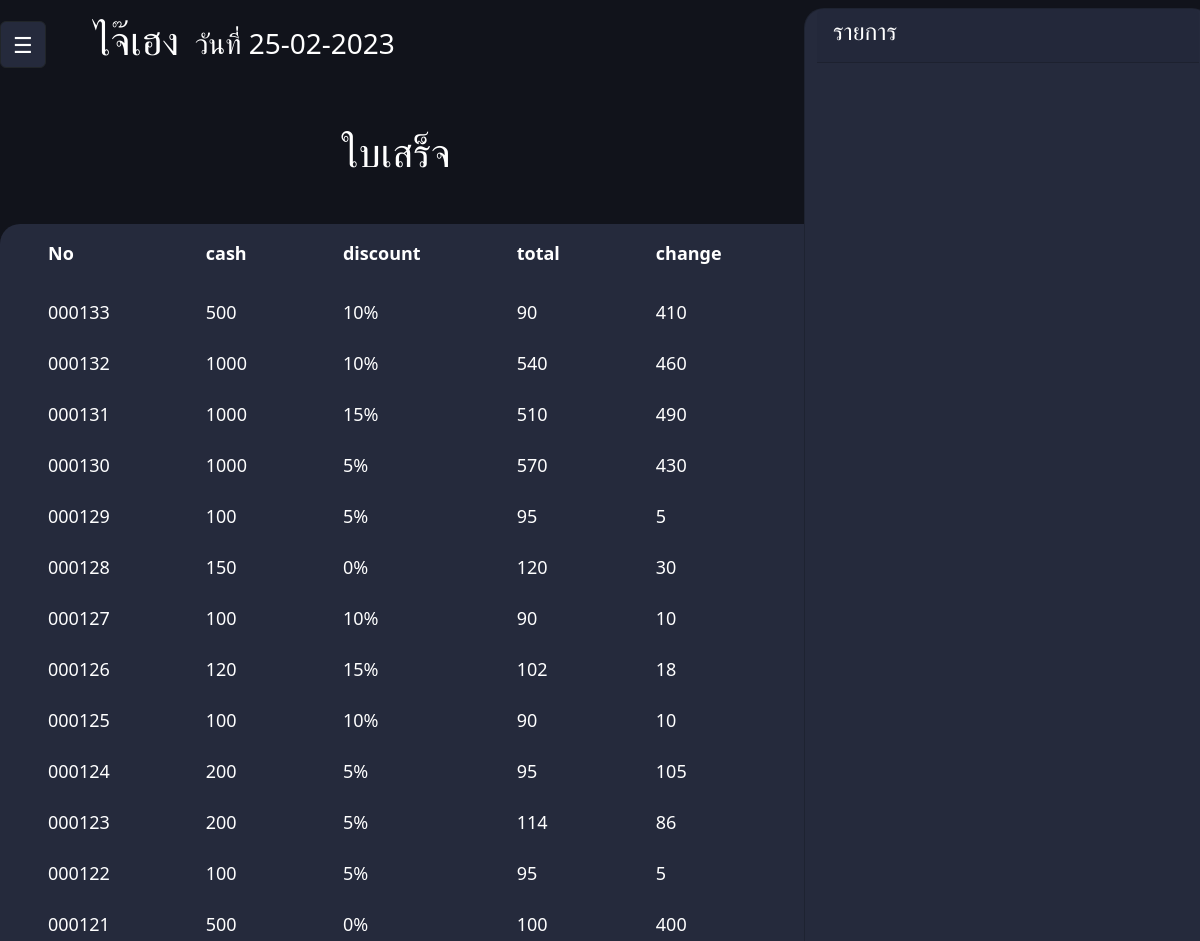
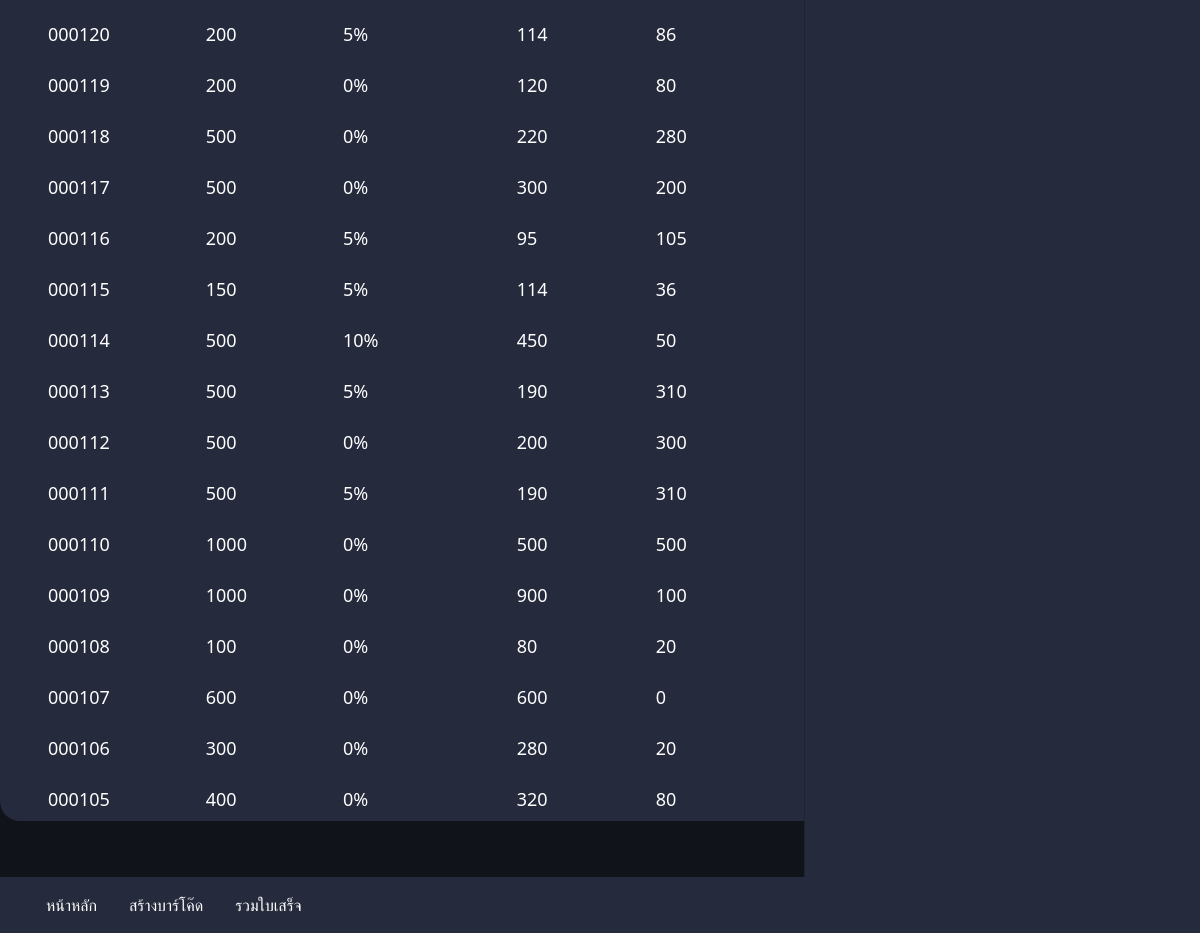
The page /new-pos/receipt.php on the database its author committed (2 pictures, top to bottom).
### tables this page shows
CREATE TABLE `order_details` (
  `od_id` int(6) UNSIGNED ZEROFILL NOT NULL,
  `cash` int(6) NOT NULL,
  `discount` text NOT NULL,
  `total` int(6) NOT NULL,
  `change` int(6) NOT NULL,
  `status` enum('cancel','success') NOT NULL,
  `date` date NOT NULL,
  `month` varchar(8) NOT NULL,
  `time` time NOT NULL
);

### new-pos/dbcontroller.php (called while the page is built, shortened)
<?php
class DBController {
	private $host = "localhost";
	private $user = "root";
	private $password = "";
	private $database = "pos";
	private $conn;
	function __construct() {
		$this->conn = $this->connectDB();
	}
	function connectDB() {
		$conn = mysqli_connect($this->host,$this->user,$this->password,$this->database);
		return $conn;
	}
	function runQuery($query) {
		$result = mysqli_query($this->conn,$query);
		while($row=mysqli_fetch_assoc($result)) {
			$resultset[] = $row;
		}
		if(!empty($resultset))
			return $resultset;
	}
}
?>

### new-pos/receipt.php (the view, shortened to what this page needs)
<?php
require 'header.php';
$sql_od = "SELECT * FROM order_details ORDER BY order_details.od_id DESC;";
$DB_recipt = $db_handle->runQuery($sql_od);
?>
<h1 class="text-center my-5">
    ใบเสร็จ
</h1>
<div class="mb-5 pb-5 mt-2">
    <table class="table table-dark table-borderless table-hover bg-second r-2">
        <thead>
            <tr>
                <th scope="col" class="py-3 px-5">No</th>
                <th scope="col" class="py-3 px-5">cash</th>
                <th scope="col" class="py-3 px-5">discount</th>
                <th scope="col" class="py-3 px-5">total</th>
                <th scope="col" class="py-3 px-5">change</th>
                <th scope="col" class="py-3 px-5">status</th>
            </tr>
        </thead>
        <tbody class="hv-50">
            <?php
            if (!empty($DB_recipt)) {
                foreach ($DB_recipt as $key => $value) {
            ?>
                    <tr class="tablinks" onclick="openCity(event, '<?php echo $DB_recipt[$key]['od_id']; ?>')">
                        <td class="pt-3 px-5"><?php echo $DB_recipt[$key]["od_id"]; ?></td>
                        <td class="pt-3 px-5"><?php echo $DB_recipt[$key]["cash"]; ?></td>
                        <td class="pt-3 px-5"><?php echo $DB_recipt[$key]["discount"]; ?></td>
                        <td class="pt-3 px-5"><?php echo $DB_recipt[$key]["total"]; ?></td>
                        <td class="pt-3 px-5"><?php echo $DB_recipt[$key]["change"]; ?></td>
                        <td class="pt-2 pb-2 px-5"><?php echo $DB_recipt[$key]["status"]; ?></td>
                    </tr>
            <?php
                }
            }
            ?>
        </tbody>
    </table>
</div>
</div>
<div class="col-6 col-md-4 bg-second r-2 card text-white">
    <div class="card-header">
        <h4>
            รายการ
        </h4>
    </div>
    <div class="card-body">
    </div>
</div>
<?php require 'footer.php'; ?>

### new-pos/header.php (shortened to what this page needs)
<!DOCTYPE html>
<html lang="en">
<head>
    <link rel="stylesheet" href="bootstrap-5.2.3/css/bootstrap.css">
    <link rel="stylesheet" href="bootstrap-5.2.3/css/bootstrap-grid.css">
    <link rel="stylesheet" href="bootstrap-5.2.3/css/bootstrap-reboot.css">
    <link rel="stylesheet" href="bootstrap-5.2.3/css/bootstrap-utilities.css">
    <?php
    require_once("dbcontroller.php");
    $db_handle = new DBController();
    ?>
</head>
<body class="text-white bg-main">
    <div class="container-new container">
        <div class="row pt-2">
            <div class="col-sm-6 col-md-8">
                <nav class="navbar navbar-dark justify-content-start">
                    <button class="btn btn-dark bg-second" type="button" onclick="openNav()">
                        <span style="font-size:22px;cursor:pointer">&#9776; </span>
                    </button>
                    <h1 class="ps-5 pe-3">
                        ไจ๊เฮง
                    </h1>
                    <h3 class="pt-2">
                        <?php echo "วันที่ " . date("d-m-Y"); ?>
                    </h3>
                </nav>

### new-pos/footer.php (shortened to what this page needs)
</div>
</div>
<nav class="navbar navbar-dark bg-second fixed-bottom ">
    <div class="container">
        <ul class="nav">
            <li class="nav-item">
                <a class="nav-link text-white" href="index.php">หน้าหลัก</a>
            </li>
            <li class="nav-item">
                <a class="nav-link text-white" href="barcode.php">สร้างบาร์โค๊ด</a>
            </li>
            <li class="nav-item">
                <a class="nav-link text-white" href="receipt.php">รวมใบเสร็จ</a>
            </li>
        </ul>
    </div>
</nav>
</body>
</html>

### rows shown on the page
order_details: od_id "000133", cash "500", discount "10%", total "90", change "410"
order_details: od_id "000132", cash "1000", discount "10%", total "540", change "460"
order_details: od_id "000131", cash "1000", discount "15%", total "510", change "490"
order_details: od_id "000130", cash "1000", discount "5%", total "570", change "430"
order_details: od_id "000129", cash "100", discount "5%", total "95", change "5"
order_details: od_id "000128", cash "150", discount "0%", total "120", change "30"
order_details: od_id "000127", cash "100", discount "10%", total "90", change "10"
order_details: od_id "000126", cash "120", discount "15%", total "102", change "18"
order_details: od_id "000125", cash "100", discount "10%", total "90", change "10"
order_details: od_id "000124", cash "200", discount "5%", total "95", change "105"
order_details: od_id "000123", cash "200", discount "5%", total "114", change "86"
order_details: od_id "000122", cash "100", discount "5%", total "95", change "5"
order_details: od_id "000121", cash "500", discount "0%", total "100", change "400"
order_details: od_id "000120", cash "200", discount "5%", total "114", change "86"
order_details: od_id "000119", cash "200", discount "0%", total "120", change "80"
order_details: od_id "000118", cash "500", discount "0%", total "220", change "280"
order_details: od_id "000117", cash "500", discount "0%", total "300", change "200"
order_details: od_id "000116", cash "200", discount "5%", total "95", change "105"
order_details: od_id "000115", cash "150", discount "5%", total "114", change "36"
order_details: od_id "000114", cash "500", discount "10%", total "450", change "50"
order_details: od_id "000113", cash "500", discount "5%", total "190", change "310"
order_details: od_id "000112", cash "500", discount "0%", total "200", change "300"
order_details: od_id "000111", cash "500", discount "5%", total "190", change "310"
order_details: od_id "000110", cash "1000", discount "0%", total "500", change "500"
order_details: od_id "000109", cash "1000", discount "0%", total "900", change "100"
order_details: od_id "000108", cash "100", discount "0%", total "80", change "20"
order_details: od_id "000107", cash "600", discount "0%", total "600", change "0"
order_details: od_id "000106", cash "300", discount "0%", total "280", change "20"
order_details: od_id "000105", cash "400", discount "0%", total "320", change "80"
